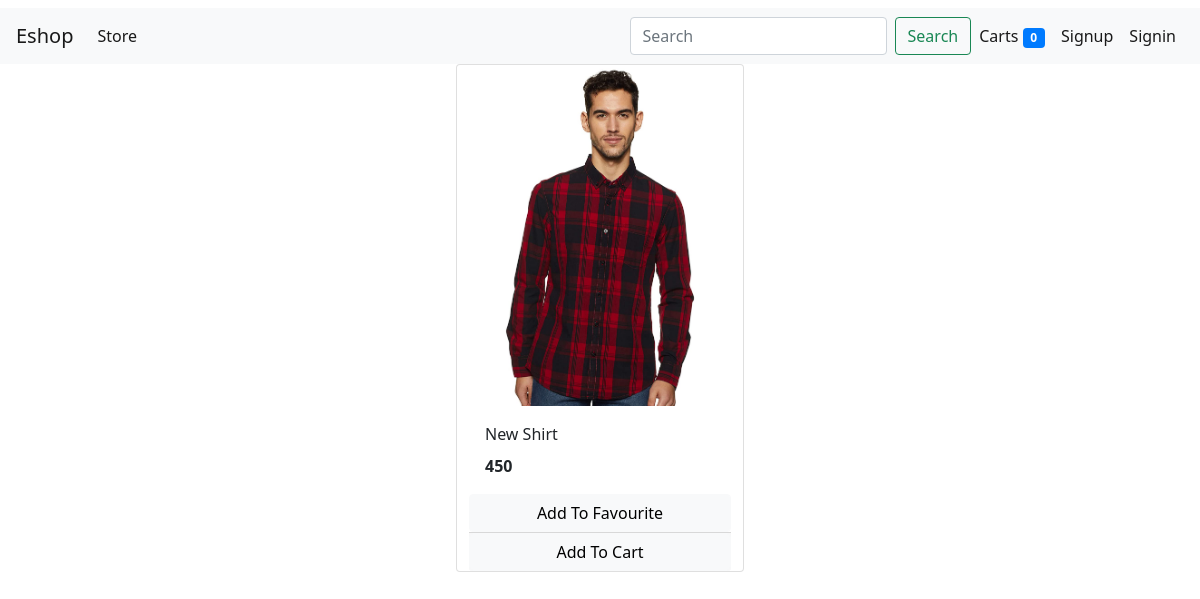
Screenshot of /product/2/ with the database file from the repository.
### store/models/products.py (models this page shows, shortened)
class Product(models.Model):
    name=models.CharField(max_length=50)
    price=models.IntegerField(default=0)
    category=models.ForeignKey(Category, on_delete=models.CASCADE, default=1, null=True, blank=True)
    description=models.CharField(max_length=200, default='')
    image=models.ImageField(upload_to='upload/products/', default="default.jpg")

### store/views/products_detail.py (the view)
# urls.py: path('product/<int:pk>/', ProductDetailView.as_view()),
class ProductDetailView(DetailView):
    model=Product

### store/templatetags/cart.py (called while the page is built)
@register.filter(name='total_cart')
def total_cart(cart):
    return sum([i for i in cart])

### store/templates/store/product_detail.html (shortened to what this page needs)
{% extends 'base.html'%}
{% block content%}
{% load cart %}
    <div id='products' class="col-lg-9 mx-auto">
      <div class="row mx-auto">
        <div class="card mx-auto mb-3" id={{object.id}} style="width: 18rem;">
          <img class="card-img-top" src="{{object.image.url}}" alt="Card image cap">
          <div class="card-body">
            <p class="card-title">{{object.name}}</p>
            <p class="card-text"><b>{{object.price}}</b></p>
          </div>
          <div class="row no-gutters">
            <form action="/" method="POST" class="btn-block">
              {% if object|is_in_cart:request.session.favourite %}
              {% csrf_token %}
              <input  type="text" hidden name='fav' value='{{object.id}}'>
              <input  type="text" hidden name='remove1' value='True'>
              <input type="submit" class="float-right btn btn-light  form-control" value="Remove From Favourite">
              {%else%}
              <input type="submit" class="float-right btn btn-light  form-control" value="Add To Favourite">
              {%endif%}
            </form>
          </div>
          <div class="card-footer p-0 no-gutters">
            {% if object|is_in_cart:request.session.cart %}
            <div class="row no-gutters">
              <form action="/" class="col-2 " method="post">
                {% csrf_token %}
                <input  type="text" hidden name='product' value='{{object.id}}'>
                <input  type="text" hidden name='remove' value='True'>
                <input type="submit" value=" - " class="btn btn-block btn-secondary  border-right">
              </form>
              <div class="text-center col text-align">{{product|cart_quantity:request.session.cart}} in Cart</div>
              <form action="/#{{object.id}}" class="col-2 " method="post">
                {% csrf_token %}
                <input hidden type="text" name='product' value='{{object.id}}'>
                <input type="submit" value=" + " class="btn btn-block btn-secondary border-left">
              </form>
            </div>
            {% else %}
            <form action="/" method="POST" class="btn-block">
              <input type="submit" class="float-right btn btn-light  form-control" value="Add To Cart">
            </form>
            {% endif %}
          </div>
        </div>
      </div>
    </div>
{% endblock%}

### store/templates/base.html (style rules this page uses)
body { width: 100%; height: 100%; }

### rows the page displays
Product: image (picture), name "New Shirt", price "450"

### other values shown
{{ request.session.cart.values|total_cart }} "0"
